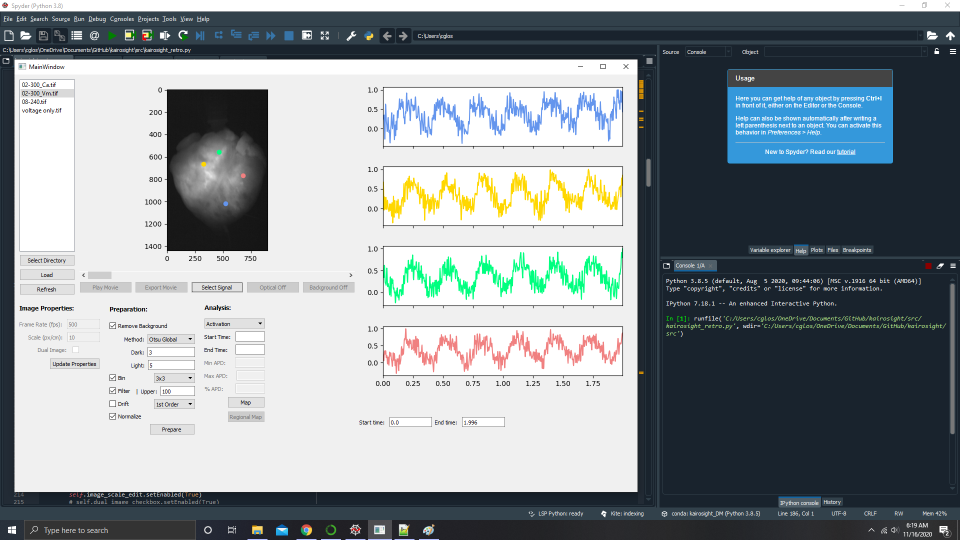
#> input picture notes/KairoSight_LargeDataSet_NoError.png, 1920 x 1080 px (shown at 1/2 size)
$ python -i align.py   (imports and definitions only)   (older library calls are emulated)
#> lines starting #> are read from the running program, lines starting #| are printed output that depends on the picture
#> further down, picture is the input picture: shape (1080, 1920, 3); mean B, G, R 151.2, 147.3, 139.8
# Based on examples by Satya Mallick (https://www.learnopencv.com/image-alignment-ecc-in-opencv-c-python/)
import cv2
import numpy as np
import time


def get_gradient(im):
    # Calculate the x and y gradients using Sobel operator
    grad_x = cv2.Sobel(im, cv2.CV_32F, 1, 0, ksize=3)
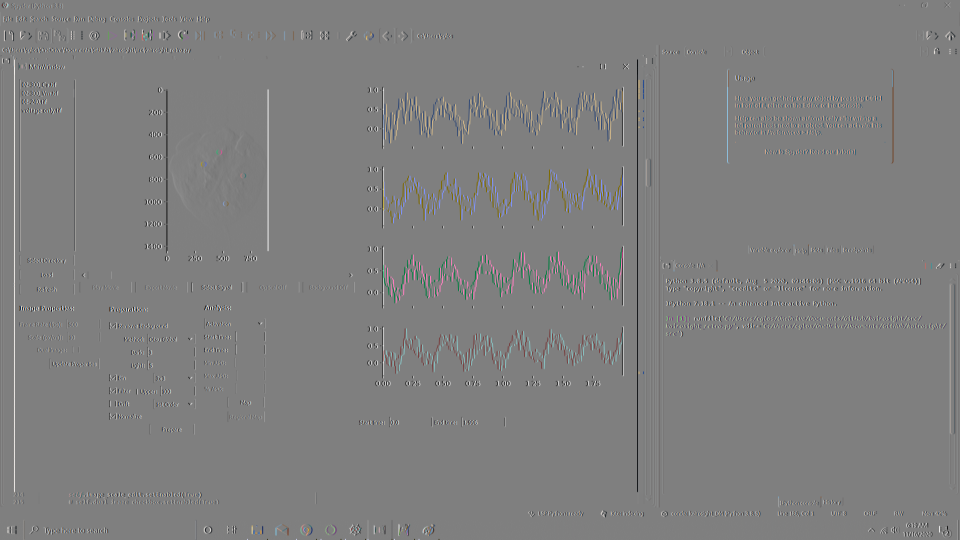
#> grad_x: shape (1080, 1920, 3) float32 (shown at 1/2 size); mean B, G, R -0.1, -0.1, 0; drawn with min black and max white
    grad_y = cv2.Sobel(im, cv2.CV_32F, 0, 1, ksize=3)
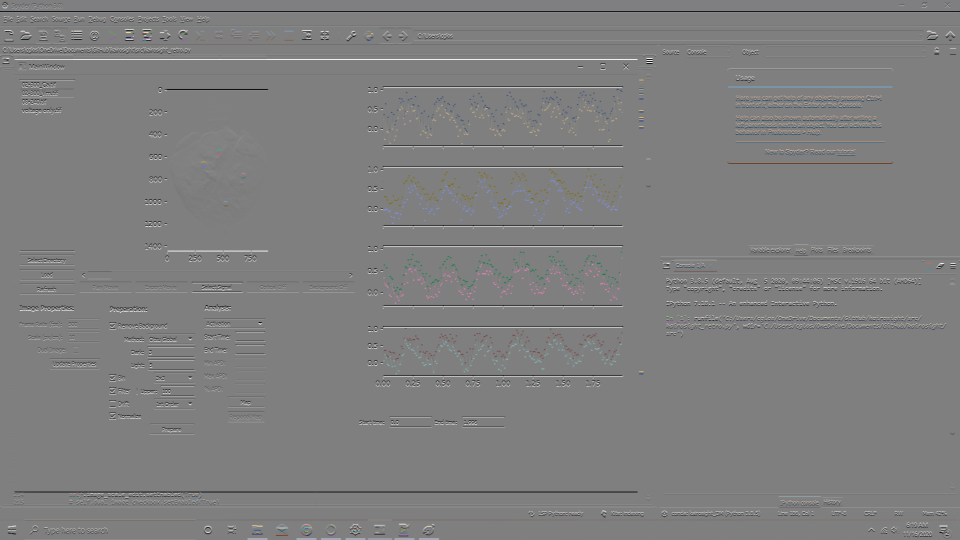
#> grad_y: shape (1080, 1920, 3) float32 (shown at 1/2 size); mean B, G, R -1.3, -1.4, -1.4; drawn with min black and max white

    # Combine the two gradients
    grad = cv2.addWeighted(np.absolute(grad_x), 0.5, np.absolute(grad_y), 0.5, 0)
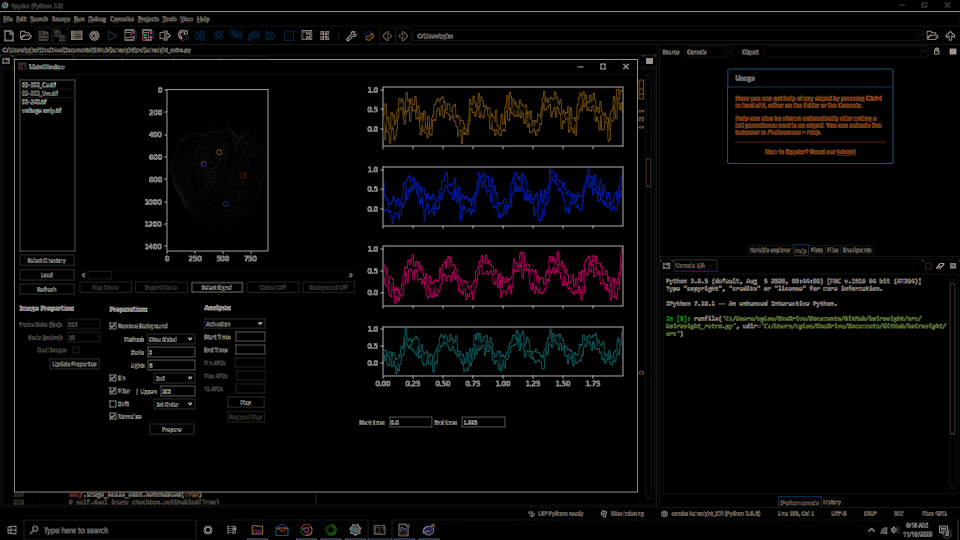
#> grad: shape (1080, 1920, 3) float32 (shown at 1/2 size); mean B, G, R 24.4, 23.7, 26; drawn with min black and max white
    return grad


# [126 lines left out: functions align_signals, align_stacks, not called in this run]

>>> import cv2
>>> picture = cv2.imread('../../../notes/KairoSight_LargeDataSet_NoError.png')
>>> result = get_gradient(picture)

$ run again, on notes/KairoSightRetroLayout.png
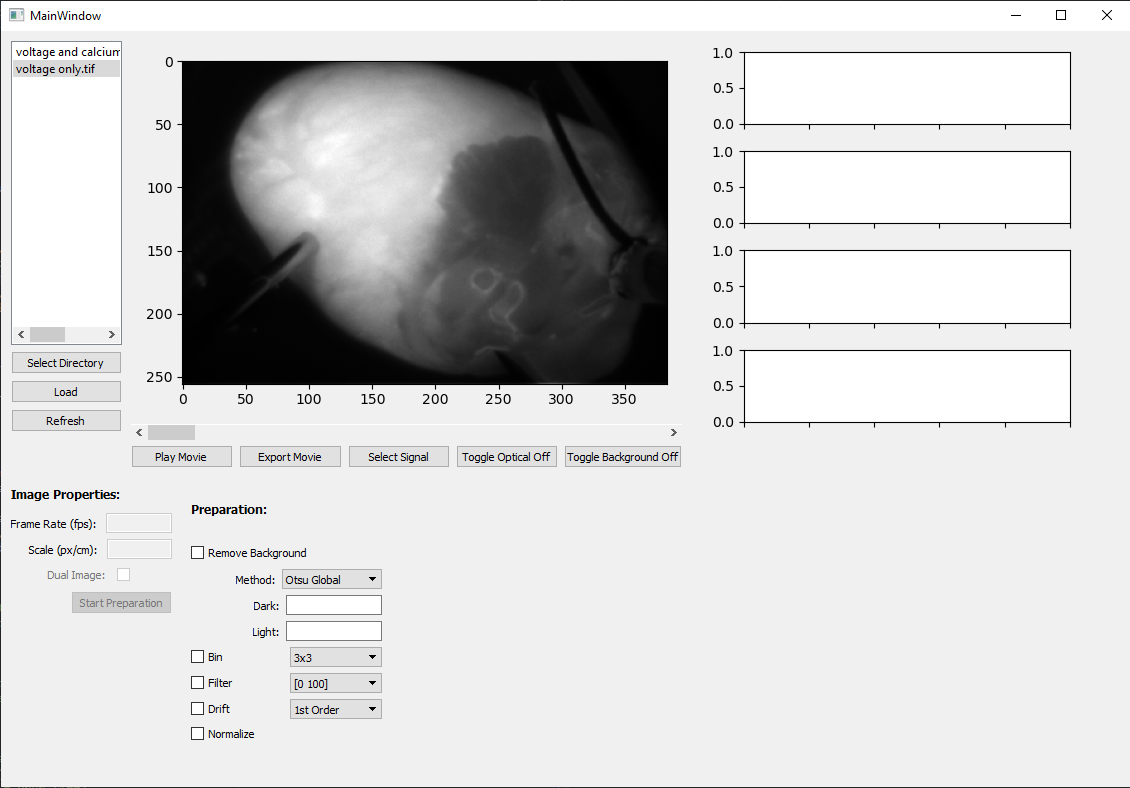
#> input picture notes/KairoSightRetroLayout.png, 1130 x 788 px
#> picture is the input picture: shape (788, 1130, 3); mean B, G, R 208.9, 208.9, 208.9
#> in get_gradient, `grad_y = cv2.Sobel(im, cv2.CV_32F, 0, 1, ksize=3)`:
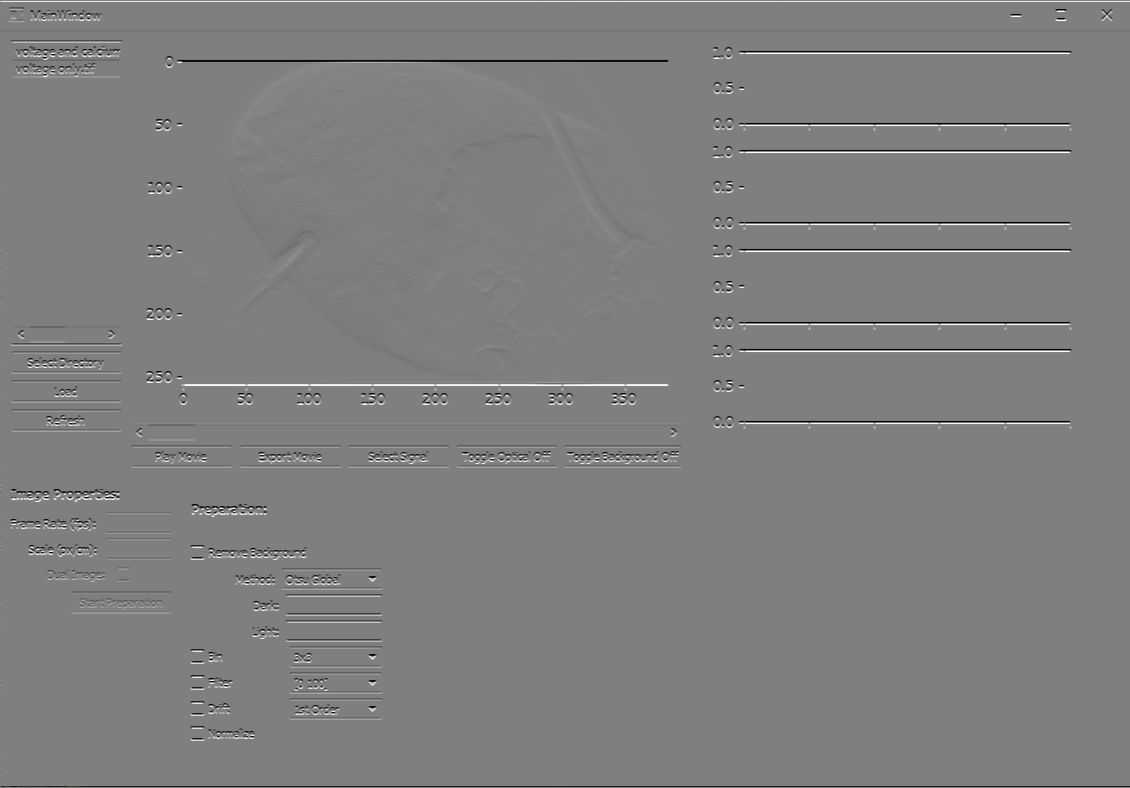
#> grad_y: shape (788, 1130, 3) float32; mean B, G, R -0.1, -0.1, -0.1; drawn with min black and max white
#> in get_gradient, `grad = cv2.addWeighted(np.absolute(grad_x), 0.5, np.absolute(grad_y), ..`:
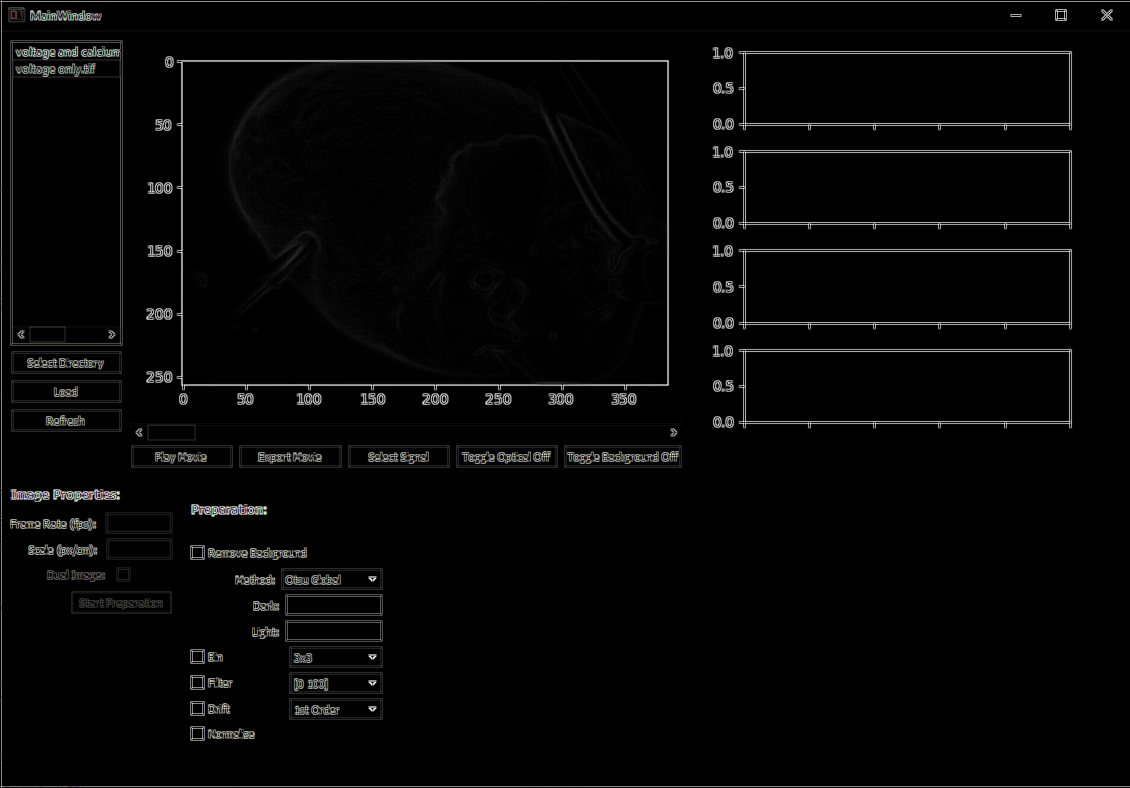
#> grad: shape (788, 1130, 3) float32; mean B, G, R 18.2, 18.5, 18.4; drawn with min black and max white

$ run again, on notes/TauFallCalculationAttempt.png
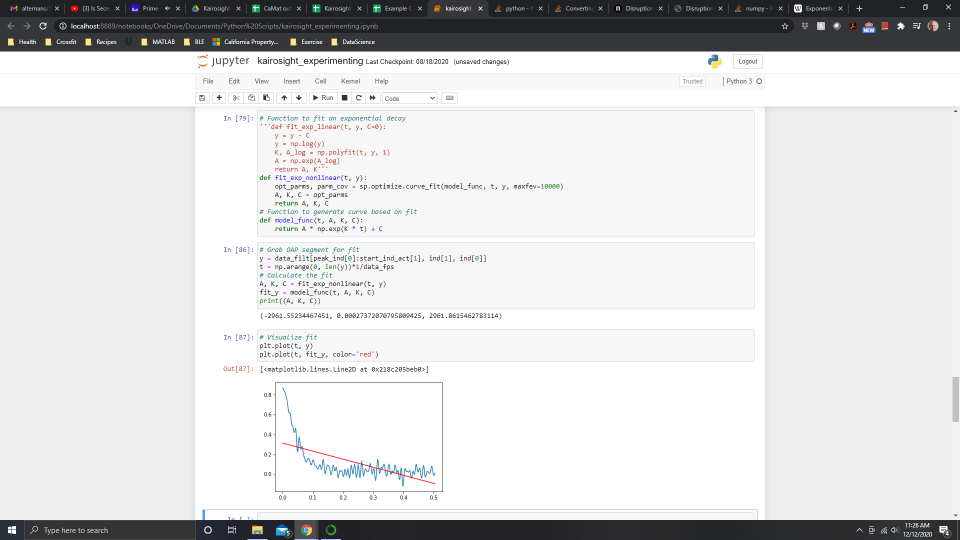
#> input picture notes/TauFallCalculationAttempt.png, 1920 x 1080 px (shown at 1/2 size)
#> picture is the input picture: shape (1080, 1920, 3); mean B, G, R 218.8, 218.3, 218.1
#> in get_gradient, `grad_x = cv2.Sobel(im, cv2.CV_32F, 1, 0, ksize=3)`:
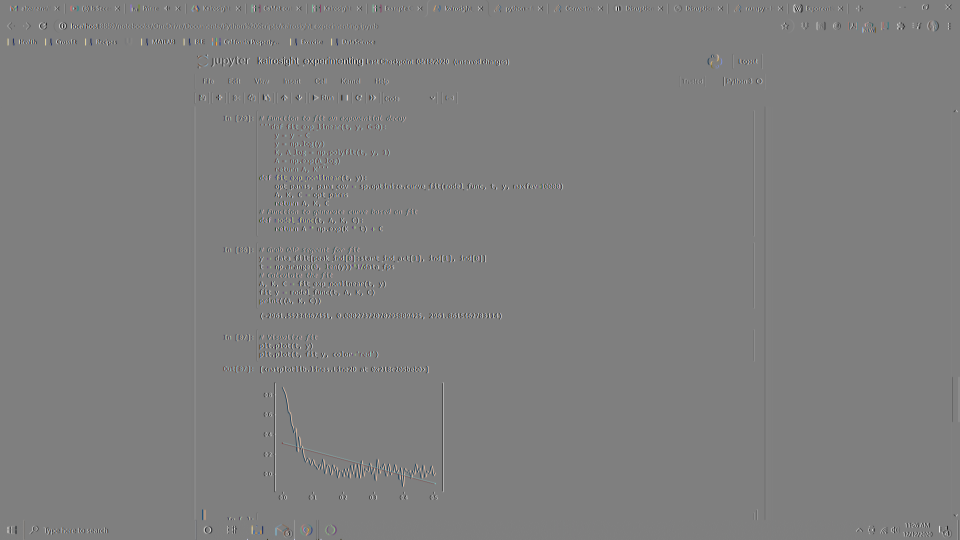
#> grad_x: shape (1080, 1920, 3) float32 (shown at 1/2 size); mean B, G, R 0, 0, 0; drawn with min black and max white
#> in get_gradient, `grad = cv2.addWeighted(np.absolute(grad_x), 0.5, np.absolute(grad_y), ..`:
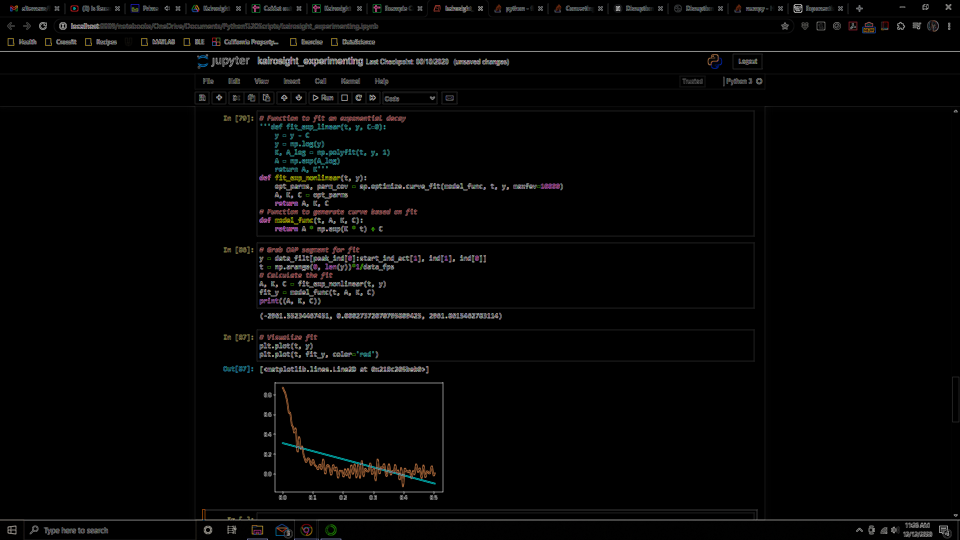
#> grad: shape (1080, 1920, 3) float32 (shown at 1/2 size); mean B, G, R 15.3, 15.8, 16.1; drawn with min black and max white

$ run again, on notes/paced_data_raw.png
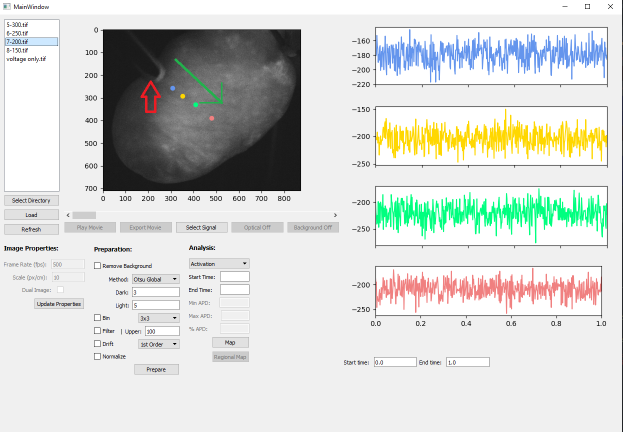
#> input picture notes/paced_data_raw.png, 1245 x 863 px (shown at 1/2 size)
#> picture is the input picture: shape (863, 1245, 3); mean B, G, R 211.4, 215, 212.5
#> in get_gradient, `grad_y = cv2.Sobel(im, cv2.CV_32F, 0, 1, ksize=3)`:
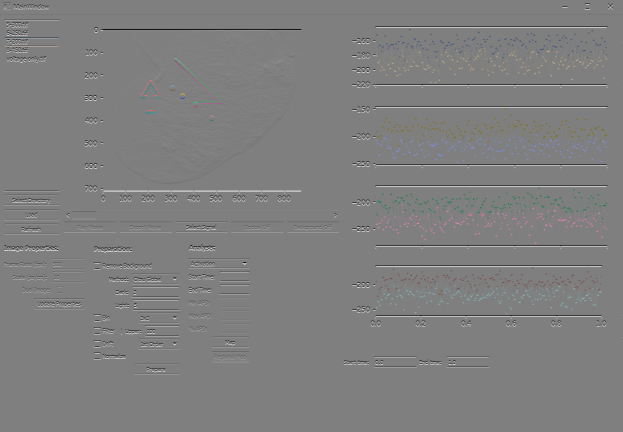
#> grad_y: shape (863, 1245, 3) float32 (shown at 1/2 size); mean B, G, R -0.1, -0.1, -0.1; drawn with min black and max white
#> in get_gradient, `grad = cv2.addWeighted(np.absolute(grad_x), 0.5, np.absolute(grad_y), ..`:
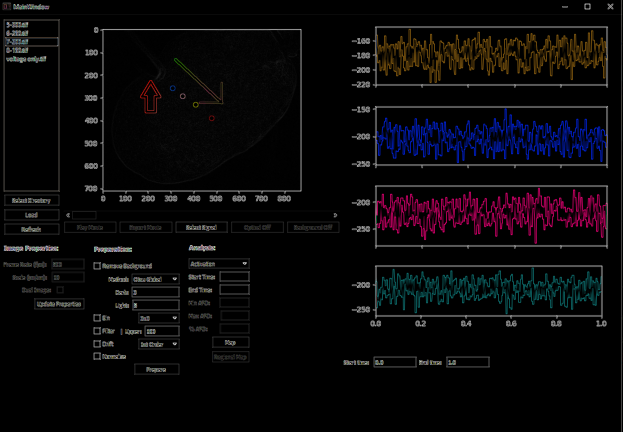
#> grad: shape (863, 1245, 3) float32 (shown at 1/2 size); mean B, G, R 29.9, 24.5, 28.8; drawn with min black and max white
